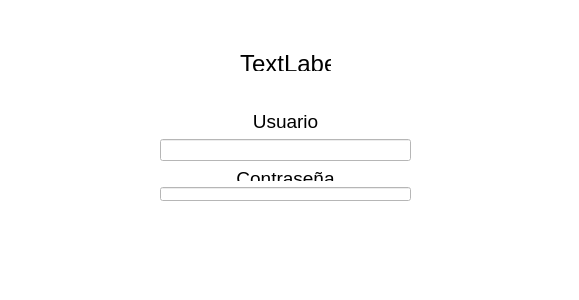
<?xml version="1.0" encoding="UTF-8"?>
<ui version="4.0">
 <class>Form</class>
 <widget class="QWidget" name="Form">
  <property name="geometry">
   <rect>
    <x>0</x>
    <y>0</y>
    <width>579</width>
    <height>300</height>
   </rect>
  </property>
  <property name="windowTitle">
   <string>Form</string>
  </property>
  <property name="styleSheet">
   <string notr="true">background-color: rgb(255, 255, 255);</string>
  </property>
  <widget class="QWidget" name="verticalLayoutWidget_3">
   <property name="geometry">
    <rect>
     <x>160</x>
     <y>110</y>
     <width>251</width>
     <height>91</height>
    </rect>
   </property>
   <layout class="QVBoxLayout" name="verticalLayout_3">
    <item>
     <layout class="QVBoxLayout" name="verticalLayout">
      <item>
       <widget class="QLabel" name="label_usuario_login">
        <property name="text">
         <string>&lt;html&gt;&lt;head/&gt;&lt;body&gt;&lt;p align=&quot;center&quot;&gt;&lt;span style=&quot; font-size:14pt;&quot;&gt;Usuario&lt;/span&gt;&lt;/p&gt;&lt;/body&gt;&lt;/html&gt;</string>
        </property>
       </widget>
      </item>
      <item>
       <widget class="QLineEdit" name="line_usuario_login"/>
      </item>
      <item>
       <layout class="QVBoxLayout" name="verticalLayout_2">
        <item>
         <widget class="QLabel" name="label_contrasea_login">
          <property name="text">
           <string>&lt;html&gt;&lt;head/&gt;&lt;body&gt;&lt;p align=&quot;center&quot;&gt;&lt;span style=&quot; font-size:14pt;&quot;&gt;Contraseña&lt;/span&gt;&lt;/p&gt;&lt;/body&gt;&lt;/html&gt;</string>
          </property>
         </widget>
        </item>
        <item>
         <widget class="QLineEdit" name="line_contrasea_login"/>
        </item>
       </layout>
      </item>
     </layout>
    </item>
   </layout>
  </widget>
  <widget class="QLabel" name="label_foto">
   <property name="geometry">
    <rect>
     <x>240</x>
     <y>50</y>
     <width>91</width>
     <height>21</height>
    </rect>
   </property>
   <property name="text">
    <string>&lt;html&gt;&lt;head/&gt;&lt;body&gt;&lt;p align=&quot;center&quot;&gt;&lt;span style=&quot; font-size:18pt;&quot;&gt;TextLabel&lt;/span&gt;&lt;/p&gt;&lt;/body&gt;&lt;/html&gt;</string>
   </property>
  </widget>
 </widget>
 <resources/>
 <connections/>
</ui>
